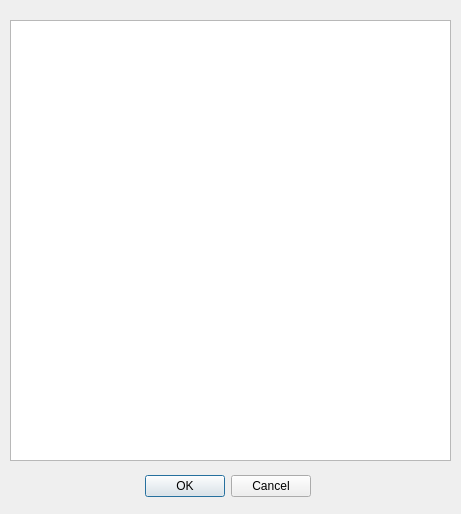
<?xml version="1.0" encoding="UTF-8"?>
<ui version="4.0">
 <class>foss4g2011_example1_solution</class>
 <widget class="QDialog" name="foss4g2011_example1_solution">
  <property name="geometry">
   <rect>
    <x>0</x>
    <y>0</y>
    <width>461</width>
    <height>514</height>
   </rect>
  </property>
  <property name="windowTitle">
   <string>foss4g2011_example1_solution</string>
  </property>
  <widget class="QDialogButtonBox" name="buttonBox">
   <property name="geometry">
    <rect>
     <x>-30</x>
     <y>470</y>
     <width>341</width>
     <height>32</height>
    </rect>
   </property>
   <property name="orientation">
    <enum>Qt::Horizontal</enum>
   </property>
   <property name="standardButtons">
    <set>QDialogButtonBox::Cancel|QDialogButtonBox::Ok</set>
   </property>
  </widget>
  <widget class="QTextBrowser" name="txtFeedback">
   <property name="geometry">
    <rect>
     <x>10</x>
     <y>20</y>
     <width>441</width>
     <height>441</height>
    </rect>
   </property>
  </widget>
 </widget>
 <resources/>
 <connections>
  <connection>
   <sender>buttonBox</sender>
   <signal>accepted()</signal>
   <receiver>foss4g2011_example1_solution</receiver>
   <slot>accept()</slot>
   <hints>
    <hint type="sourcelabel">
     <x>248</x>
     <y>254</y>
    </hint>
    <hint type="destinationlabel">
     <x>157</x>
     <y>274</y>
    </hint>
   </hints>
  </connection>
  <connection>
   <sender>buttonBox</sender>
   <signal>rejected()</signal>
   <receiver>foss4g2011_example1_solution</receiver>
   <slot>reject()</slot>
   <hints>
    <hint type="sourcelabel">
     <x>316</x>
     <y>260</y>
    </hint>
    <hint type="destinationlabel">
     <x>286</x>
     <y>274</y>
    </hint>
   </hints>
  </connection>
 </connections>
</ui>
